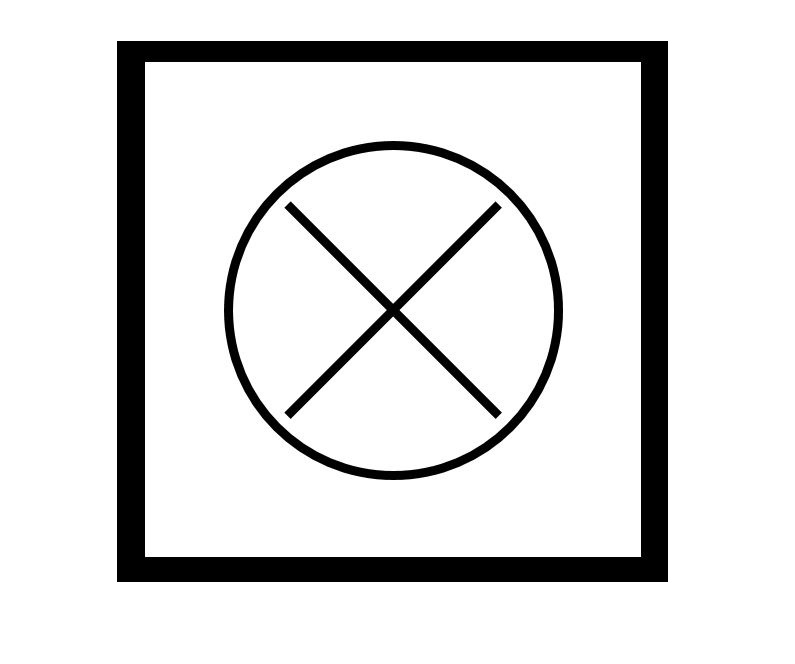
//> input picture temp.JPG, 795 x 664 px, given in place of video6.mp4, which was not available
$ ./logical_algorithm_search_window_v3   (built with g++ and OpenCV 4)
//> lines starting //> are read from the running program, lines starting //| are printed output that depends on the picture; after the words box and inside, x2 and y2 are one past the last pixel; in counts of white or black regions, pixels touching at a corner belong together; pictures that were not available may be replaced by others from this repository, and a replacement may not be noted
#include <stdio.h>
#include <iostream>
#include "opencv2/core.hpp"
#include "opencv2/features2d.hpp"
#include "opencv2/xfeatures2d.hpp"
#include "opencv2/highgui.hpp"
#include "opencv2/opencv.hpp"

using namespace cv;
using namespace std;
using namespace cv::xfeatures2d;

//Proccessing functions
Mat PreproccessFrame(Mat frame, double candidate_mean);

//Additional functions
vector<vector<Point>> FindSquares(Mat * thresh, Mat * frame);
struct tracked_mark FindMark(Mat frame_thresh, Mat frame);
vector<struct candidate_region> ExtractRegions(vector<vector<Point>> candidates, Mat * canny, Mat * original_frame);
vector<double> ExtractRegionMean(vector<struct candidate_region> candidate_regions);
vector<float>	ExtractSlopeCoefficent(vector<vector<Point>> candidates);
vector<int> DetectCross(vector<struct candidate_region> regions, vector<vector<Point>> candidates, Mat * frame_edges);
Rect			CreateSearchWindow(vector<Point> best_candidate, Mat frame, Rect previous_search_window = Rect());
void			DrawPoligon(vector<Point> poligon, Mat *frame, Scalar color, Point offset = Point(0,0));
void			DrawCandidates(vector<vector<Point>> candidates, Mat * frame, int idx, Rect search_window = Rect());
double DistanceL2P(Point line_begin, Point line_end, Point point);
vector<Point>	TrackBestCandidate(Mat thresh, int original_area);

//Global variables
enum Status { FOUND, NOT_FOUND, TRACKED };
Status mark_status = NOT_FOUND;

struct candidate_region {
	Mat region;
	Mat mask;
};

struct tracked_mark {
	vector<Point> contour;
	int area;
	double mean;
	bool isvalid = false;
};

//time variables
int e1, e2, e3, e4;
float time;

int main(int argc, char** argv)
{

	//load video
	VideoCapture capture("C:/images/video6.mp4");
	if (!capture.isOpened())
		throw "Error: cannot read video";

	for (; ; )
	{
		Mat frame, frame_copy;
		static Rect search_window;
		static struct tracked_mark best_candidate;

		//measure start time
		e1 = getTickCount();

		//load frame
		capture >> frame;
//> frame is the input picture: 664 rows x 795 cols, CV_8UC3; min 0, max 255, mean 222.6
		if (frame.empty()) break;
		frame_copy = frame.clone(); /*for displaying results without altering original frame*/

		//crop search window if applicable
		if (mark_status == TRACKED) {
			frame = frame(search_window);
		}

		Mat frame_thresh;
		frame_thresh = PreproccessFrame(frame, best_candidate.mean);
//> in PreproccessFrame, `GaussianBlur(frame, frame, Size(3, 3), 4);`:
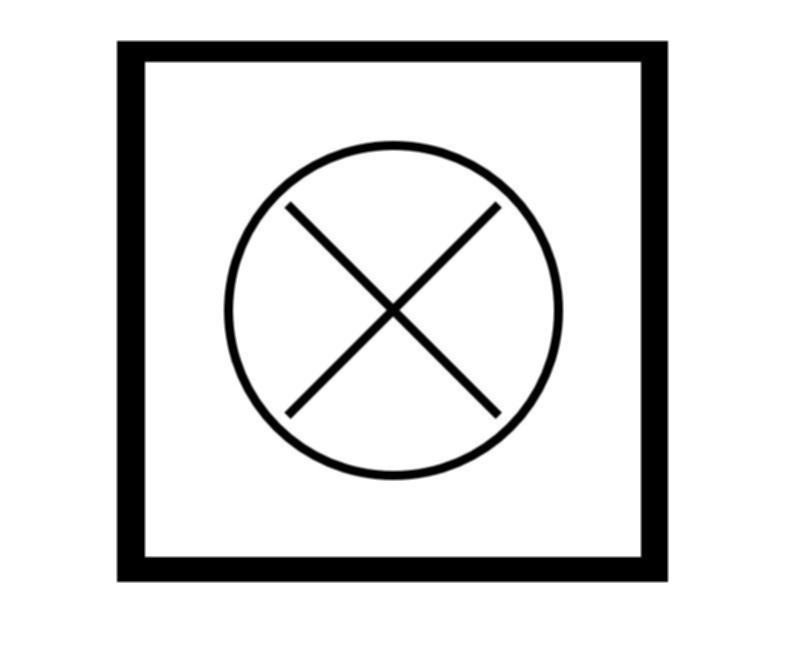
//> frame: 664 rows x 795 cols, CV_8UC3; 9.14% of pixels changed, all inside (x1, y1, x2, y2) = (111, 40, 672, 584)
//> in PreproccessFrame, `if (mark_status == NOT_FOUND) adaptiveThreshold(frame_gray, frame_thre..`:
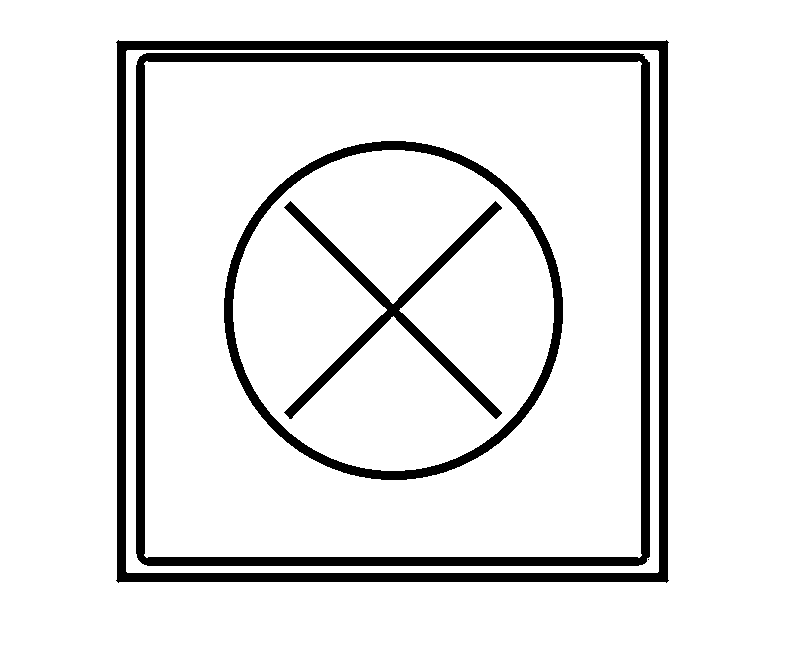
//> frame_thresh: 664 rows x 795 cols, CV_8UC1; 90.1% white; 5 black regions (1 under 20 px), largest, box (x1, y1, x2, y2) and area: (116, 40, 669, 583) 19344, (136, 53, 650, 566) 17975, (224, 141, 563, 480) 9324, (284, 201, 502, 419) 5403
		imshow("threshold", frame_thresh);

		//search for candidates if mark is not found
		//evaluate them, and select the best one

		if (mark_status == NOT_FOUND) {
			best_candidate = FindMark(frame_thresh, frame);
			DrawPoligon(best_candidate.contour, &frame_copy, Scalar(0, 0, 255));
		}
		else {
			best_candidate.contour = TrackBestCandidate(frame_thresh, best_candidate.area);
		}

		//calculate window search (green) around the best candidate
		// in case there is no candidate, search again in the whole frame
			if (mark_status == FOUND || mark_status == TRACKED) {
				search_window = CreateSearchWindow(best_candidate.contour, frame_copy, search_window);
				DrawPoligon(best_candidate.contour, &frame_copy, Scalar(255, 0, 0),Point(search_window.x,search_window.y));
				rectangle(frame_copy, search_window, Scalar(0, 255, 0));
				cout << "main: search window size: " << search_window.height << " " << search_window.width << endl;
			}
			else {
				search_window = Rect(0, 0, frame_copy.cols, frame_copy.rows);
			}

		//display results and count time
		imshow("frame", frame_copy);
		e2 = getTickCount();
		time = (e2 - e1) / getTickFrequency();
		cout << "Time:  " << time << endl;
		cout << "Mark Status: " << mark_status << endl;

		//exit with ESC key
		if (waitKey(0) == 27)
		{
			cout << "main: ESC key pressed by user" << endl;
			break;
		}
	}

	return 0;
}

//This function returns the 4 sided poligons found
// in the frame
vector<vector<Point>> FindSquares(Mat * thresh, Mat * frame_edges)
{
	vector<vector<Point>> cnts;
	vector<Point> poligon;
	vector<vector<Point>> candidates;
	Mat frame_thresh_copy = thresh->clone();

	//preprocess image
	Mat element = getStructuringElement(MORPH_ELLIPSE, Size(6, 6));
	erode(frame_thresh_copy, frame_thresh_copy, element);
	dilate(frame_thresh_copy, frame_thresh_copy, element);
	GaussianBlur(frame_thresh_copy, frame_thresh_copy, Size(3, 3), 4);

	//find contours on the frame
	Mat canny;
	cout << " FindSquares: Searching contours... ";
	Canny(frame_thresh_copy.clone(), canny, 500, 250 * 4);
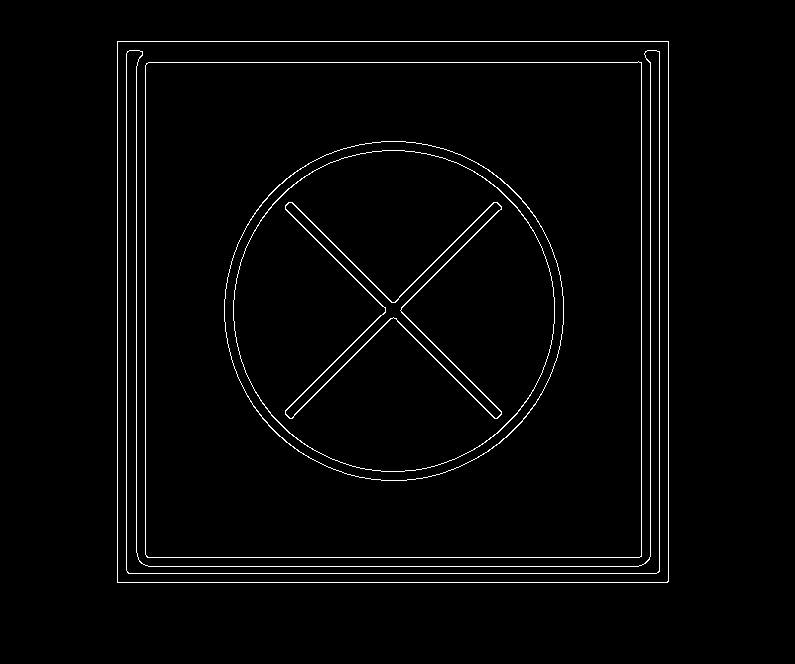
//> canny: 664 rows x 795 cols, CV_8UC1; 2.1% white in thin lines or dots, all inside (x1, y1, x2, y2) = (117, 41, 669, 583)
	imshow("canny", canny);
	findContours(canny.clone(), cnts, CV_RETR_EXTERNAL, CV_CHAIN_APPROX_TC89_KCOS);
//> cnts = 1 contour; box (x1, y1, x2, y2) and area: (117, 41, 669, 583) 297816
	cout << cnts.size() << "  contours detected" << endl;
//| 1  contours detected

	//approximate contours to poligons
	int i;
	double peri;
	float MinArea = 500;

	for (i = 0; i < cnts.size(); i++) {
		peri = arcLength(cnts[i], 1);
		approxPolyDP(cnts[i], poligon, peri*0.05, 1);

		//find contours with 4 sides and
		//a minimun area
		Moments M;
		M = moments(cnts[i], true);
		if (poligon.size() == 4)
		{
			if (M.m00 > MinArea) {
				candidates.push_back(poligon);
			}
		}
	}
//> this loop made 1 pass
//> peri on pass 1: 2183

	//return the edges image
	canny.copyTo(*frame_edges);

	//return the possible candidates
	if (candidates.empty()) {
		cout << "FindSquares: No candidates found" << endl;
		mark_status = NOT_FOUND;
	}
	else					cout << "FindSquares: " << candidates.size() << "  candidates found" << endl;
//| FindSquares: 1  candidates found
	return candidates;
}

//This function returns for each square a coefficent <=1 describing how parallel
//are the lines of the squares found
vector<float> ExtractSlopeCoefficent(vector<vector<Point>> candidates) {

	vector<float> slope_coefficents;

	for (int i = 0; i < candidates.size(); i++) {
		//find slope between opposite sides
		// slope = (y2 - y1) / (x2 - x1)
		float k1a, k1b, k2a, k2b;
		float maxk1, mink1, maxk2, mink2;
		float c1, c2;
		k1a = abs((candidates[i][1].y - candidates[i][0].y) / (float)(candidates[i][1].x - candidates[i][0].x));
		k2a = abs((candidates[i][2].y - candidates[i][1].y) / (float)(candidates[i][2].x - candidates[i][1].x));
		k1b = abs((candidates[i][3].y - candidates[i][2].y) / (float)(candidates[i][3].x - candidates[i][2].x));
		k2b = abs((candidates[i][0].y - candidates[i][3].y) / (float)(candidates[i][0].x - candidates[i][3].x));

		//coefficents = slope1/slope2;
		//take the best coefficent of the square found
		maxk1 = max(k1a, k1b); mink1 = min(k1a, k1b);
		maxk2 = max(k2a, k2b); mink2 = min(k2a, k2b);
		c1 = mink1 / maxk1; c2 = mink2 / maxk2;
		slope_coefficents.push_back(max(c1, c2));
	}

	cout << "ExtractSlopeCoefficents: All candidates slope coefficents were evaluated" << endl;
	return slope_coefficents;
}

//This function recieves an set of points and draws
//on the Mat "frame" the poligon they form
void DrawPoligon(vector<Point> poligon, Mat *frame, Scalar color, Point offset) {

	for (int i = 0; i < poligon.size(); i++) {
		putText(*frame, "P", Point(poligon[i].x + offset.x, poligon[i].y + offset.y), FONT_HERSHEY_SIMPLEX, 0.3, Scalar(0, 255, 0));
		if (i<poligon.size() - 1)
			line(*frame, poligon[i] + offset, poligon[i + 1] + offset, color);
		else
			line(*frame, poligon[poligon.size() - 1] + offset, poligon[0] + offset, color);
	}

}

//This function draws the best candidate in red
// and the rest of them in blue
// [82 lines left out: functions DrawCandidates, CreateSearchWindow, TrackBestCandidate, not called in this run]

//cross detection
//candidates can score up to 2 points if the have a line with negative slope and a line with positive
//slope close to the centroid
vector<int> DetectCross(vector<struct candidate_region> regions, vector<vector<Point>> candidates, Mat * frame_edges) {

	vector<Vec2f> lines;
	Rect brect;
	vector<int> scores;

	//these flags indicate if a line with positive or negative slope
	//passes near the centroid of the region
	bool neg_slope;
	bool pos_slope;

	for (int i = 0; i < candidates.size(); i++) {

		//crop the fragment of the canny image bounded to the candidate
		brect = boundingRect(candidates[i]);
		Mat copy, crop;
		frame_edges->copyTo(copy);
		copy = copy(brect);
		copy.copyTo(crop, regions[i].mask);

		HoughLines(crop, lines, 0.8, (1 * CV_PI / 180), 40);
		cvtColor(crop, crop, COLOR_GRAY2BGR);
		cout << "DetectCross: " << lines.size() << "lines generated" << endl;

		Moments M = moments(regions[i].mask);
		Point centroid(M.m10 / M.m00, M.m01 / M.m00);
		circle(crop, centroid, 5, Scalar(255, 0, 0), 2);
		cout << "Centroid: ( " << centroid.x << " , " << centroid.y << " )" << endl;

		neg_slope = false;
		pos_slope = false;

		for (size_t u = 0; u < lines.size(); u++)
		{
			float rho = lines[u][0], theta = lines[u][1];
			cout << "Line " << u << " : theta = " << theta << ", rho = " << rho << endl;
			Point pt1, pt2;
			double a = cos(theta), b = sin(theta);

			if ((!pos_slope && a > 0) || (!neg_slope && a < 0)) {
				cout << "Line " << u << " : a = " << a << ", b = " << b << endl;
				double x0 = a*rho, y0 = b*rho;
				pt1.x = cvRound(x0 + 1000 * (-b)); pt1.y = cvRound(y0 + 1000 * (a));
				pt2.x = cvRound(x0 - 1000 * (-b)); pt2.y = cvRound(y0 - 1000 * (a));
				cout << "Pt1: ( " << pt1.x << " , " << pt1.y << " )" << endl;
				cout << "Pt2: ( " << pt2.x << " , " << pt2.y << " )" << endl;

				if (a < 0) line(crop, pt1, pt2, Scalar(0, 0, 255), 1, CV_AA);
				else line(crop, pt1, pt2, Scalar(0, 255, 0), 1, CV_AA);

				//Check if any of the lines are close to the centroid
				double dist = DistanceL2P(pt1, pt2, centroid);
				cout << "Distance: " << dist << endl;
				if (dist < 0.15*regions[i].region.cols) {
					if (a > 0) pos_slope = true;
					if (a < 0) neg_slope = true;
				}
			}
		}
		imshow("cross detection lines", crop);
		//waitKey(-1);
		//destroyWindow("cross detection lines");

		//if two lines cross
		int temp_score = 0;
		if (pos_slope) temp_score++;
		if (neg_slope) temp_score++;
		scores.push_back(temp_score);
	}

	return scores;
}

//This function calculates the distance between a line (given 2 points) and an external point
double DistanceL2P(Point line_begin, Point line_end, Point point) {

	vector<Point> triangle;
	triangle.push_back(line_begin);
	triangle.push_back(line_end);
	triangle.push_back(point);
	triangle.push_back(line_begin);
	cout << "L2P: Triangle formed" << endl;

	float area = contourArea(triangle);
	cout << "L2P: Area " << area << endl;

	double base = norm(line_end - line_begin);
	cout << "L2P: Base " << base << endl;

	double distance = 2 * area / base; /*From the triangle area formula*/

	triangle.clear();
	return distance;
}

//Preproccessing function to make contours clear
Mat PreproccessFrame(Mat frame, double candidate_mean) {

	Mat frame_gray, frame_thresh;

	GaussianBlur(frame, frame, Size(3, 3), 4);
	addWeighted(frame, 1.5, frame, -0.5, 0, frame);
	cvtColor(frame, frame_gray, COLOR_BGR2GRAY);

	//create an adaptative threshold if mark is to be found
	//if mark is found, put a standar threshold with maxmin-values around the mean of the previous best candidate
	if (mark_status == NOT_FOUND) adaptiveThreshold(frame_gray, frame_thresh, 255, ADAPTIVE_THRESH_GAUSSIAN_C, THRESH_BINARY, 23, 3);
	else {
		threshold(frame_gray, frame_thresh, (1 - 0.1*candidate_mean) * 255, (1 + 0.1*candidate_mean) * 255, THRESH_BINARY);
	}

	return frame_thresh;
}

struct tracked_mark FindMark(Mat frame_thresh, Mat frame) {

	struct tracked_mark best_candidate;

	//Search for 4-sided poligons (candidates)
	vector<vector<Point>> candidates;
	Mat frame_edges;
	candidates = FindSquares(&frame_thresh, &frame_edges);
//> candidates has the same summary as cnts in FindSquares

	//Extract slope coefficents
	vector<float> slope_coefficents;
	slope_coefficents = ExtractSlopeCoefficent(candidates);
//> the loop in ExtractSlopeCoefficent, `for (int i = 0; i < candidates.size(); i++)` made 1 pass
//> (k1a, k2a, k1b, k2b, maxk1, mink1, maxk2, mink2) on pass 1: (inf, 0.00181, inf, 0, inf, inf, 0.00181, 0)
//> slope_coefficents = [nan]

	//Extract regions and masks
	vector<struct candidate_region> regions;
	regions = ExtractRegions(candidates, &frame_edges, &frame);
//> the loop in ExtractRegions, `for (int i = 0; i < candidates.size(); i++)` made 1 pass
//> roi on pass 1: Rect(117, 41, 552, 542)
//> pass 1, in ExtractRegions, `original_frame->copyTo(contour_region,mask);`:
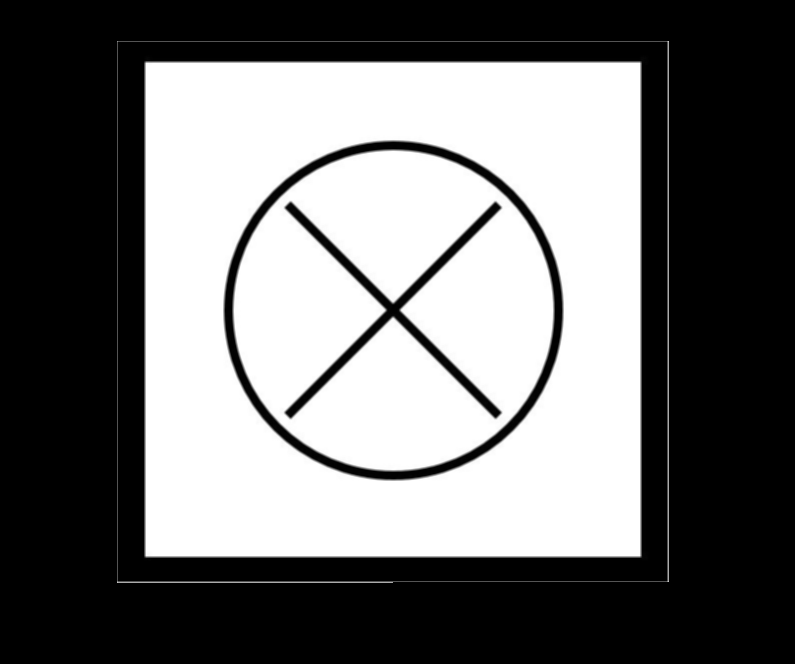
//> contour_region: 664 rows x 795 cols, CV_8UC3; min 0, max 255, mean 112.2
//> pass 1, in ExtractRegions, `temp_region.mask   = mask(roi);`:
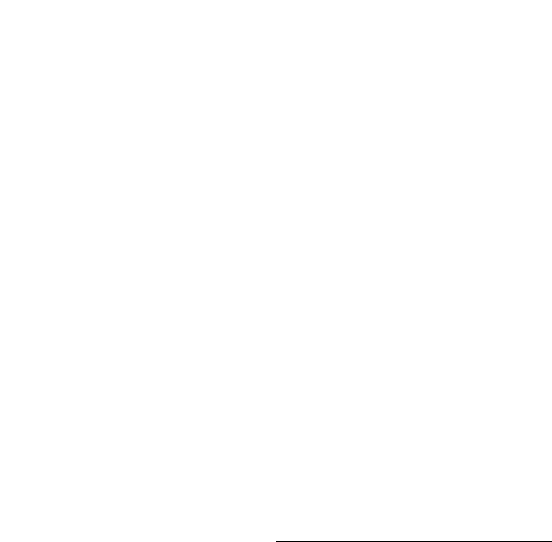
//> temp_region.mask: 542 rows x 552 cols, CV_8UC1; 99.9% white; black in thin lines or dots, all inside (x1, y1, x2, y2) = (276, 541, 552, 542)
//> regions = 1 item

	//Score means
	vector<double> region_means;
	region_means = ExtractRegionMean(regions);
//> the loop in ExtractRegionMean, `for (int i = 0; i < candidate_regions.size(); i++)` made 1 pass
//> temp_value on pass 1: Scalar(198.1, 198.1, 198.1)
//> region_means = [0.777]


	//Find crosses
	e3 = getTickCount();
	vector<int> crosses;
	crosses = DetectCross(regions, candidates, &frame_edges);
//> the loop in DetectCross, `for (int i = 0; i < candidates.size(); i++)` made 1 pass
//> (brect, centroid, temp_score) on pass 1: (Rect(117, 41, 552, 542), Point(275, 270), 2)
//| DetectCross: 230lines generated
//| Centroid: ( 275 , 270 )
//> pass 1, in DetectCross, `copy.copyTo(crop, regions[i].mask);`:
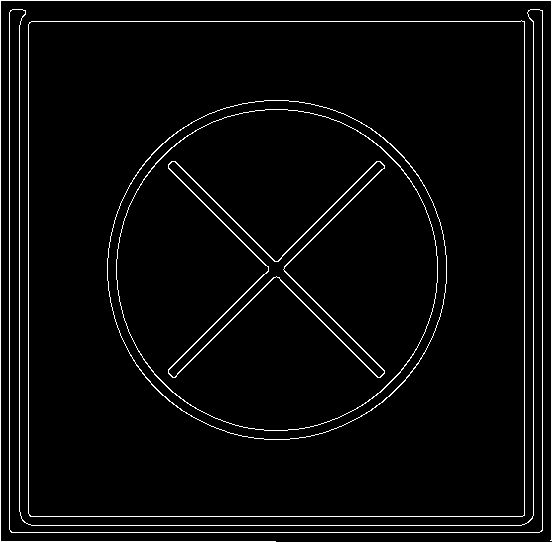
//> crop: 542 rows x 552 cols, CV_8UC1; 3.6% white in thin lines or dots
//> pass 1, in DetectCross, `imshow("cross detection lines", crop);`:
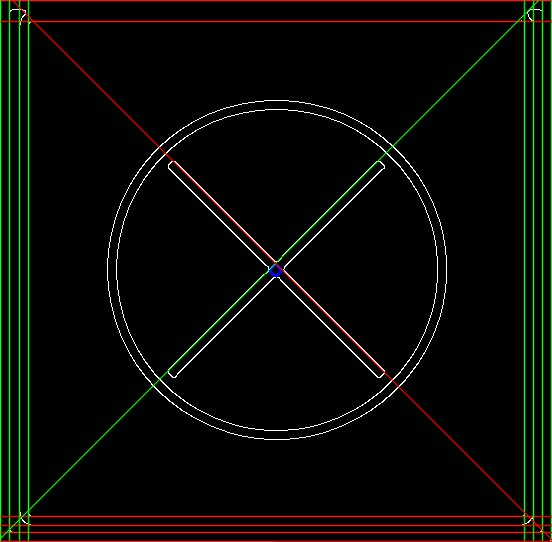
//> window 'cross detection lines': 542 rows x 552 cols, CV_8UC3; mean B, G, R 3.6, 9, 7.9
//> after the loop in DetectCross, `for (int i = 0; i < candidates.size(); i++)`: lines = 230 items, first 12: [0, 1.57], [0, 0], [551.2, 0], [532, 1.57], [542.4, 0], [8.8, 0], [20.8, 1.57], [516, 1.57], [524, 0], [532.8, 0], [524.8, 1.57], [28, 0]; neg_slope = true
//> crosses = [2]
	e4 = getTickCount();
	time = (e4 - e3) / getTickFrequency();
	cout << "FindMark: Detecting crosses took " << time << " seconds" << endl;

	//Evaluate each candidate
	//take the candidate with the highest score and check if it reaches a minimum score
	float highest_score = 0, temp_score;
	int idx = -1;
	for (int i = 0; i < candidates.size(); i++) {
		temp_score = slope_coefficents[i] + region_means[i] + crosses[i];
		if (temp_score > highest_score) {
			highest_score = temp_score;
			idx = i;
		}
		cout << "FindMark: Score for square number " << i << ": " << temp_score << endl;
	}
//> this loop made 1 pass
//| FindMark: Score for square number 0: -nan
//> after the loop, highest_score = 0; idx = -1
//> the Esc key is pressed

	//if none of the candidates passes the minimun score
	//then we suppose the mark is not found
	if (highest_score < 1.1) {
		cout << "FindMark: None of the candidates passed the test" << endl;
		best_candidate.isvalid = false;
		mark_status = NOT_FOUND;
	}
	else {
		//If a good candidate is found, return its data
		cout << "FindMark: A suitable candidate was found" << endl;
		best_candidate.contour = candidates[idx];
		best_candidate.mean  = region_means[idx];
		best_candidate.area  = contourArea(candidates[idx]);
		best_candidate.isvalid = true;
		mark_status = FOUND;
	}

	return best_candidate;

}

//This function returns a set of images with the isolated region enclosed by each of the candidates
//and their respective masks
vector<struct candidate_region> ExtractRegions(vector<vector<Point>> candidates, Mat * canny, Mat * original_frame) {

	vector<struct candidate_region> regions;
	struct candidate_region temp_region;

	for (int i = 0; i < candidates.size(); i++)
	{
		vector < vector<Point>> candidate_v;
		candidate_v.push_back(candidates[i]);

		//Create and store mask to isolate the candidate
		Rect roi = boundingRect(candidates[i]);
		Mat mask = Mat::zeros(canny->size(), CV_8UC1);
		drawContours(mask, candidate_v, -1, Scalar(255), CV_FILLED);

		//Crop the isolated region
		Mat contour_region;
		original_frame->copyTo(contour_region,mask);
		contour_region = contour_region(roi);

		//Add it to the vector of regions
		temp_region.region = contour_region;
		temp_region.mask   = mask(roi);
		regions.push_back(temp_region);

		candidate_v.clear();
	}

	cout << "ExtractRegions: All regions extracted" << endl;
	return regions;
}

//This function takes the mean value of each of the squares found.
//A high mean scores more points than a low mean.
vector<double> ExtractRegionMean(vector<struct candidate_region> candidate_regions) {
	vector<double> region_means;

	for (int i = 0; i < candidate_regions.size(); i++) {

		//Store the normalized value of mean in the output vector
		Scalar temp_value = mean(candidate_regions[i].region, candidate_regions[i].mask);
		region_means.push_back(temp_value[2] / 255);
	}

	cout << "ExtractRegionMean: All candidates region means were evaluated" << endl;
	return region_means;
}
